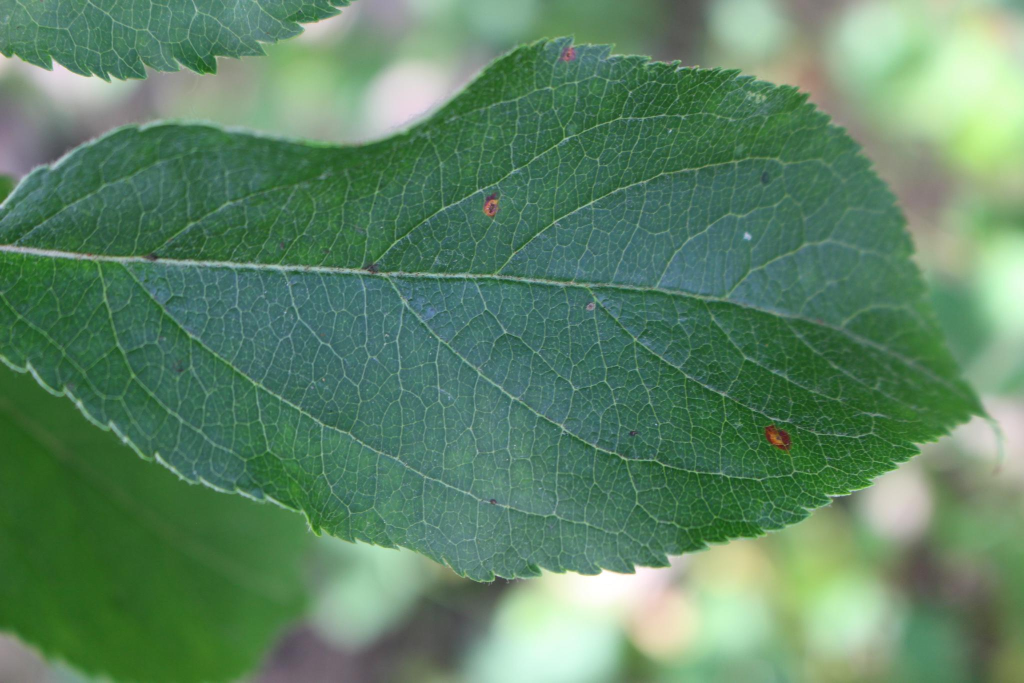
#> input picture DataSet/images/Test_10.jpg, 2048 x 1365 px (shown at 1/2 size)
$ python -i backend.py   (imports and definitions only)
#> lines starting #> are read from the running program, lines starting #| are printed output that depends on the picture; after the words box and inside, x2 and y2 are one past the last pixel; in counts of white or black regions, pixels touching at a corner belong together
#> further down, picture is the input picture: shape (1365, 2048, 3); mean B, G, R 101.7, 132.6, 93.9
# IMPORTATION DES BIBLIOTHÈQUES
import sys
from PIL import Image
import numpy as np
import matplotlib.pyplot as plt
import cv2
import os
import joblib
from skimage.feature import hog
from sklearn.decomposition import PCA
from sklearn.preprocessing import StandardScaler
import traceback
# ================================
#  Chargement des modèles pré-entraînés
# ================================

# [3 lines not run here, left out]


# ================================
#  Extraction des caractéristiques HOG
# ================================
# [17 lines left out: function generer_vecteur_hog, not called in this run]

# ================================
#  Création d’une fonction pour detecter les zones non végétatives
# ================================
def detecter_non_vegetation(image_bgr):
    # 1. Conversion en niveaux de gris
    img_gray = cv2.cvtColor(image_bgr, cv2.COLOR_BGR2GRAY)
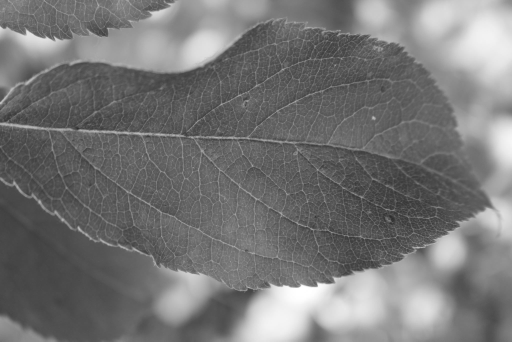
#> img_gray: shape (1365, 2048) (shown at 1/4 size); min 38, max 255, mean 117.5
     # 2. Convertir l’image de l’espace BGR à l’espace HSV
    img_hsv = cv2.cvtColor(image_bgr, cv2.COLOR_BGR2HSV)
#> img_hsv: shape (1365, 2048, 3); mean H, S, V 66.1, 93.1, 133.2
     # 3. Définir la plage des couleurs vertes
    vert_min = np.array([25, 40, 40])
    vert_max = np.array([100, 255, 255])
     # 4. Créer un masque pour isoler les zones vertes
    masque_vert = cv2.inRange(img_hsv, vert_min, vert_max)
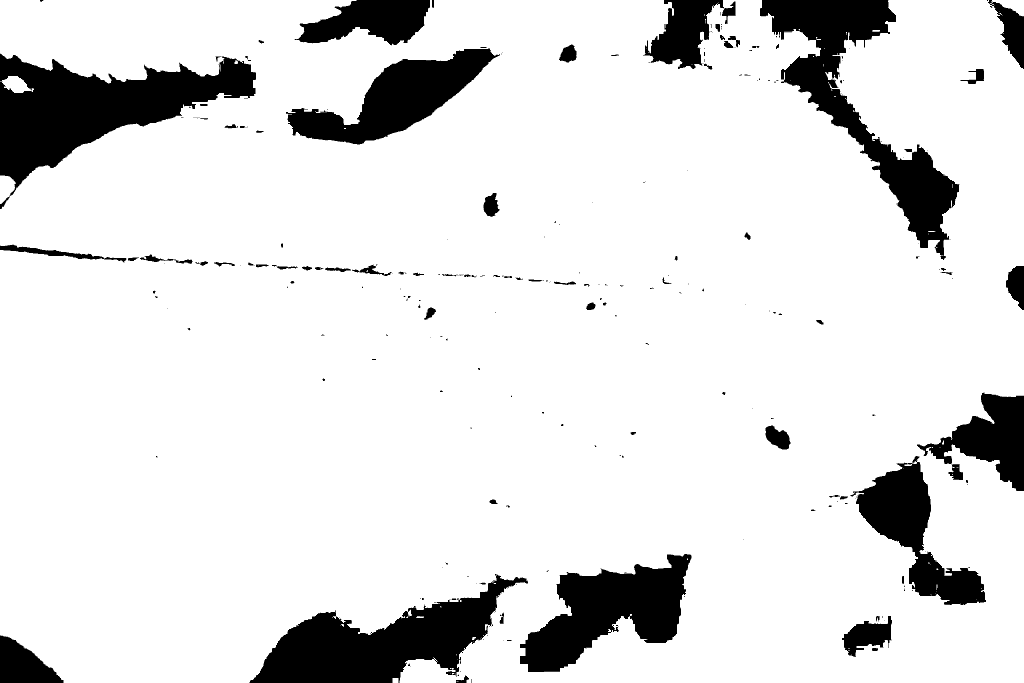
#> masque_vert: shape (1365, 2048) (shown at 1/2 size); 87.6% white; 279 black regions (191 under 20 px), largest, box (x1, y1, x2, y2) and area: (0, 107, 512, 393) 62569, (1520, 0, 1919, 520) 52127, (500, 1148, 1056, 1365) 51578
     # 5. Inverser le masque pour obtenir les zones non vertes
    masque_non_vert = cv2.bitwise_not(masque_vert)
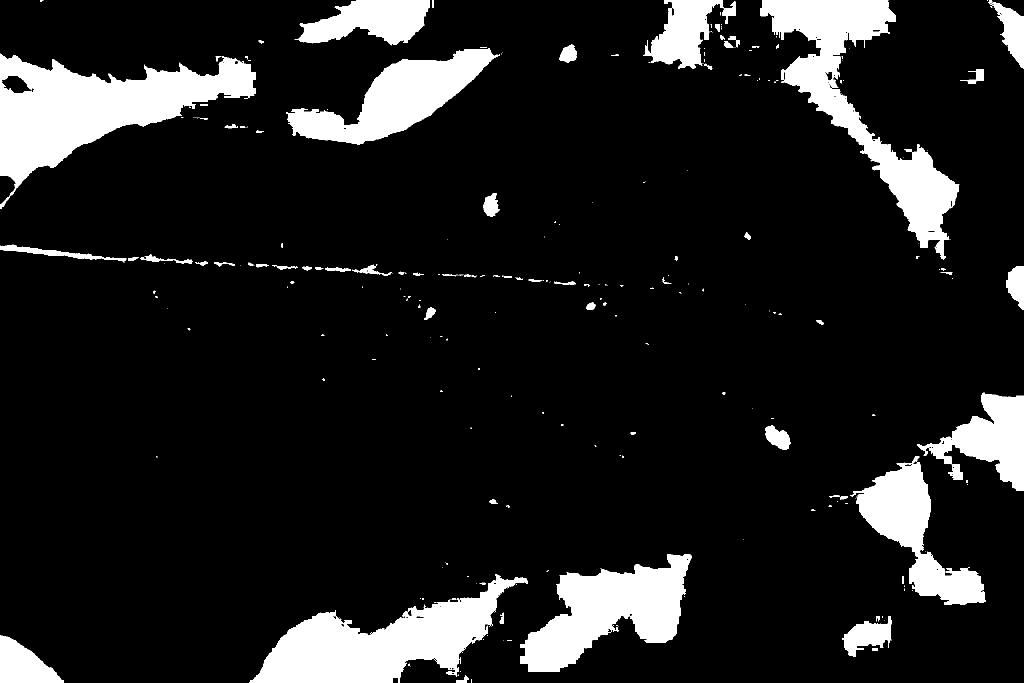
#> masque_non_vert: shape (1365, 2048) (shown at 1/2 size); 12.4% white; 279 white regions (191 under 20 px), largest, box (x1, y1, x2, y2) and area: (0, 107, 512, 393) 62569, (1520, 0, 1919, 520) 52127, (500, 1148, 1056, 1365) 51578
     # 6. Appliquer le masque sur l’image originale
    image_masquee = cv2.bitwise_and(image_bgr, image_bgr, mask=masque_non_vert)
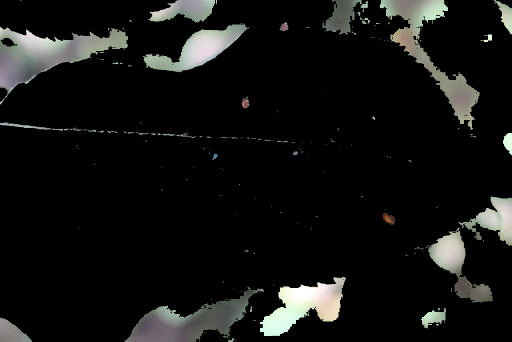
#> image_masquee: shape (1365, 2048, 3) (shown at 1/4 size); mean B, G, R 18.6, 19.9, 19.3
    # 7. Inverser l’image masquée
    image_masquee_inversee = cv2.bitwise_not(image_masquee)
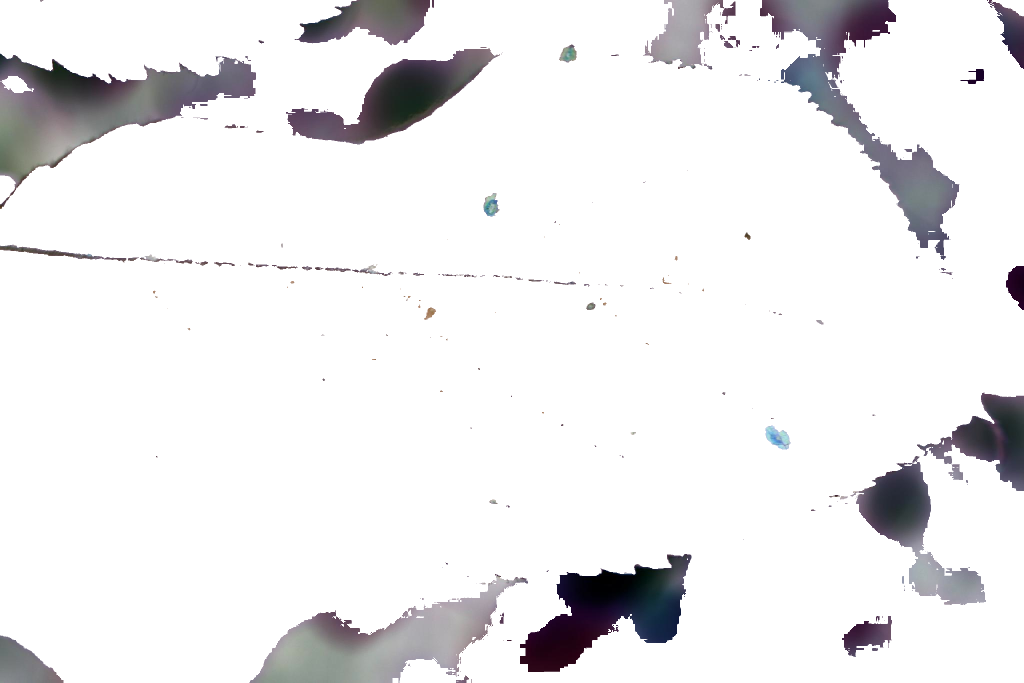
#> image_masquee_inversee: shape (1365, 2048, 3) (shown at 1/2 size); mean B, G, R 236.4, 235.1, 235.7
    return {

        "Image masquée": image_masquee,
        "Identification de zones non végétatives": image_masquee_inversee
    }

# ================================
#  Identification des zones suspectes malades (brun, rouge, jaune)
# ================================
# [43 lines left out: functions detecter_zones_malades, predict_health_feuille, not called in this run]

>>> import cv2
>>> picture = cv2.imread('../DataSet/images/Test_10.jpg')
>>> result = detecter_non_vegetation(picture)
#> result = 2 items

$ run again, on DataSet/images/Test_1045.jpg
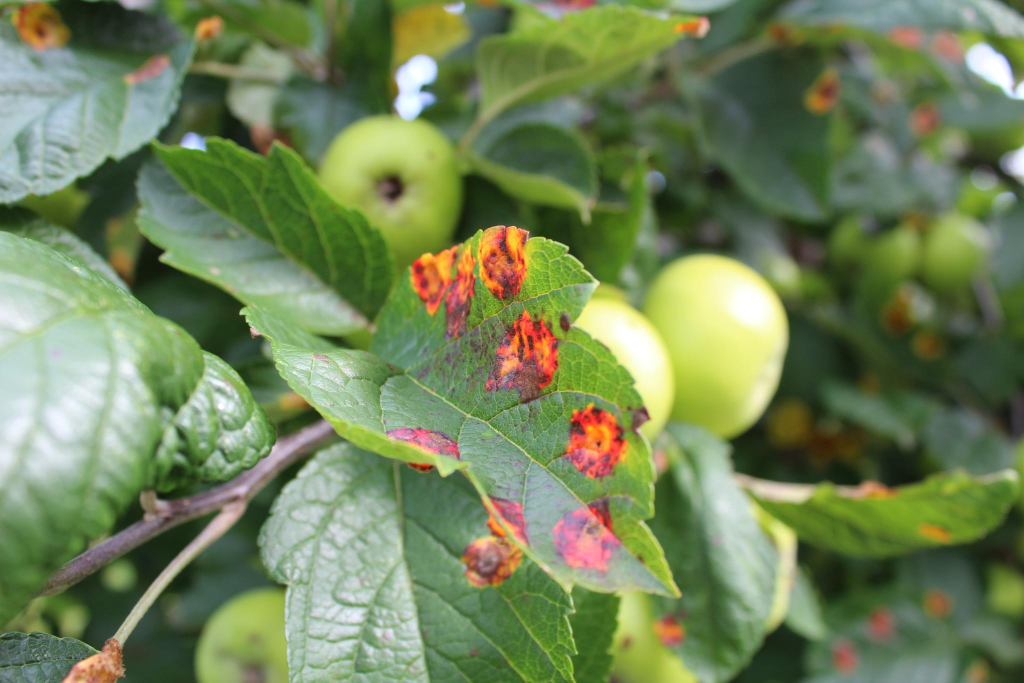
#> input picture DataSet/images/Test_1045.jpg, 2048 x 1365 px (shown at 1/2 size)
#> picture is the input picture: shape (1365, 2048, 3); mean B, G, R 88.6, 131.5, 113.9
#> img_hsv: shape (1365, 2048, 3); mean H, S, V 52.4, 99.8, 135.9
#> in detecter_non_vegetation, `masque_vert = cv2.inRange(img_hsv, vert_min, vert_max)`:
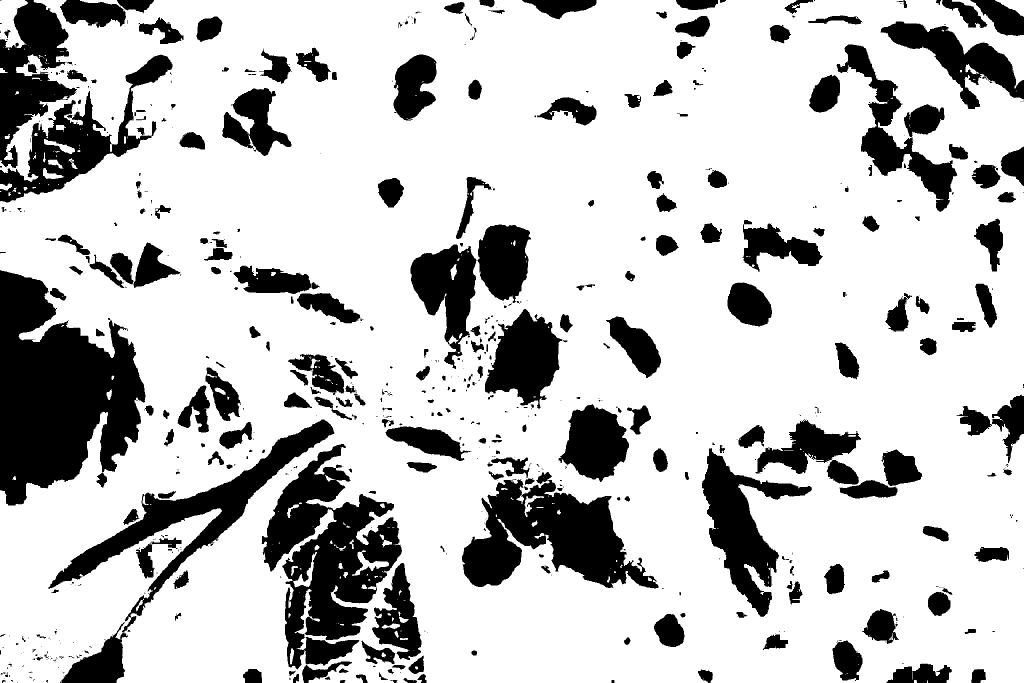
#> masque_vert: shape (1365, 2048) (shown at 1/2 size); 77% white; 697 black regions (403 under 20 px), largest, box (x1, y1, x2, y2) and area: (0, 540, 292, 1011) 86257, (523, 888, 804, 1339) 61218, (924, 944, 1317, 1177) 45188
#> in detecter_non_vegetation, `image_masquee_inversee = cv2.bitwise_not(image_masquee)`:
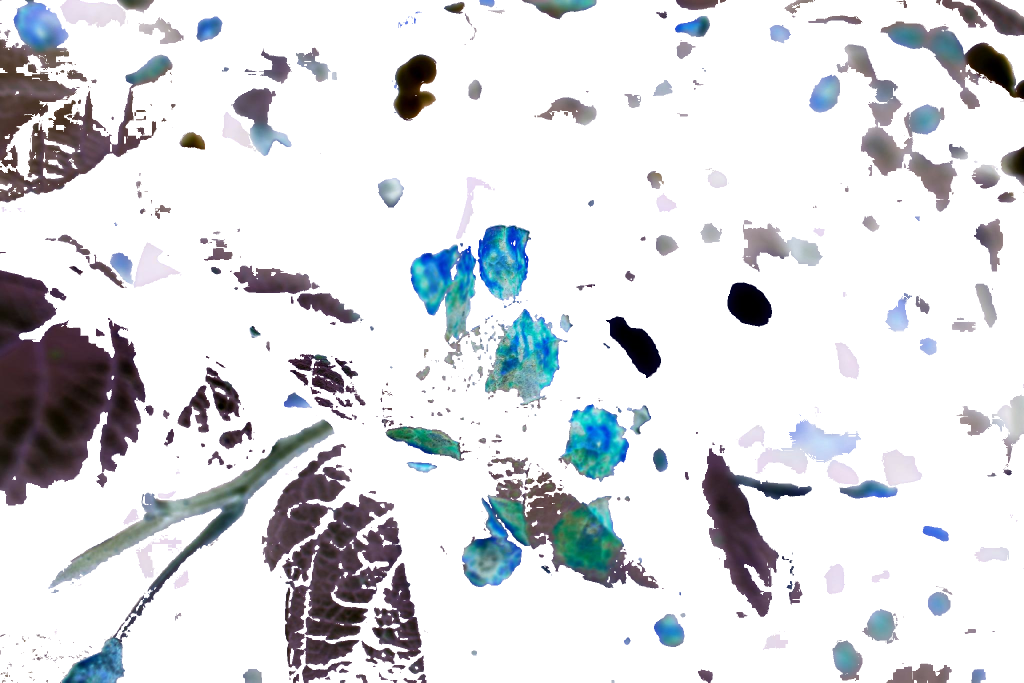
#> image_masquee_inversee: shape (1365, 2048, 3) (shown at 1/2 size); mean B, G, R 222.8, 219.5, 217.9
#> result = 2 items

$ run again, on DataSet/images/Test_1048.jpg
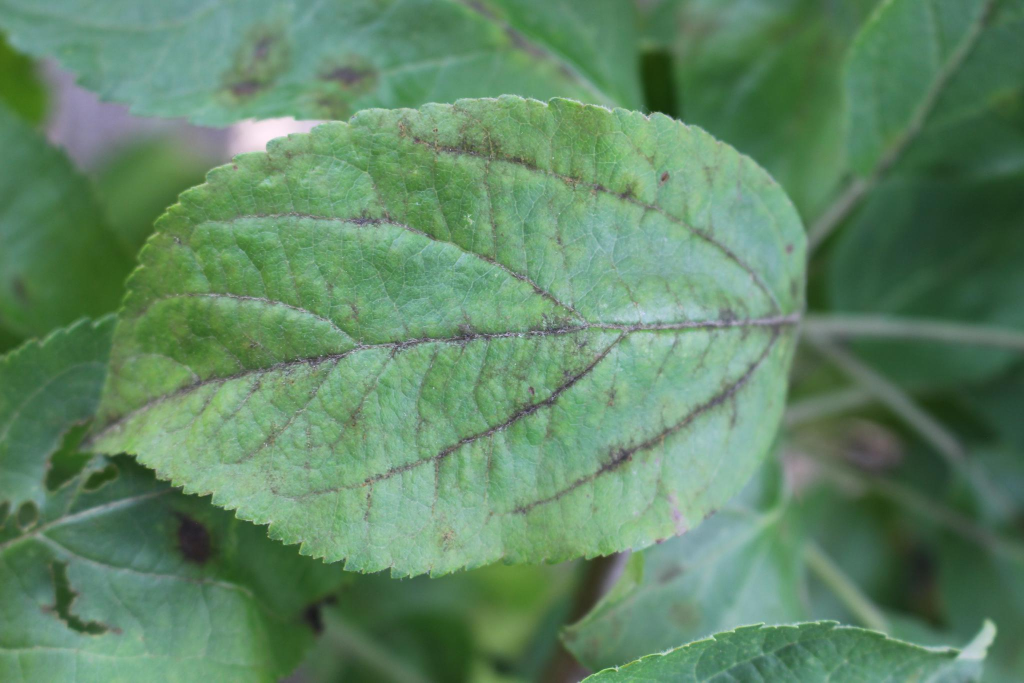
#> input picture DataSet/images/Test_1048.jpg, 2048 x 1365 px (shown at 1/2 size)
#> picture is the input picture: shape (1365, 2048, 3); mean B, G, R 101.7, 134.8, 96
#> img_hsv: shape (1365, 2048, 3); mean H, S, V 65.4, 84.8, 135.1
#> in detecter_non_vegetation, `masque_vert = cv2.inRange(img_hsv, vert_min, vert_max)`:
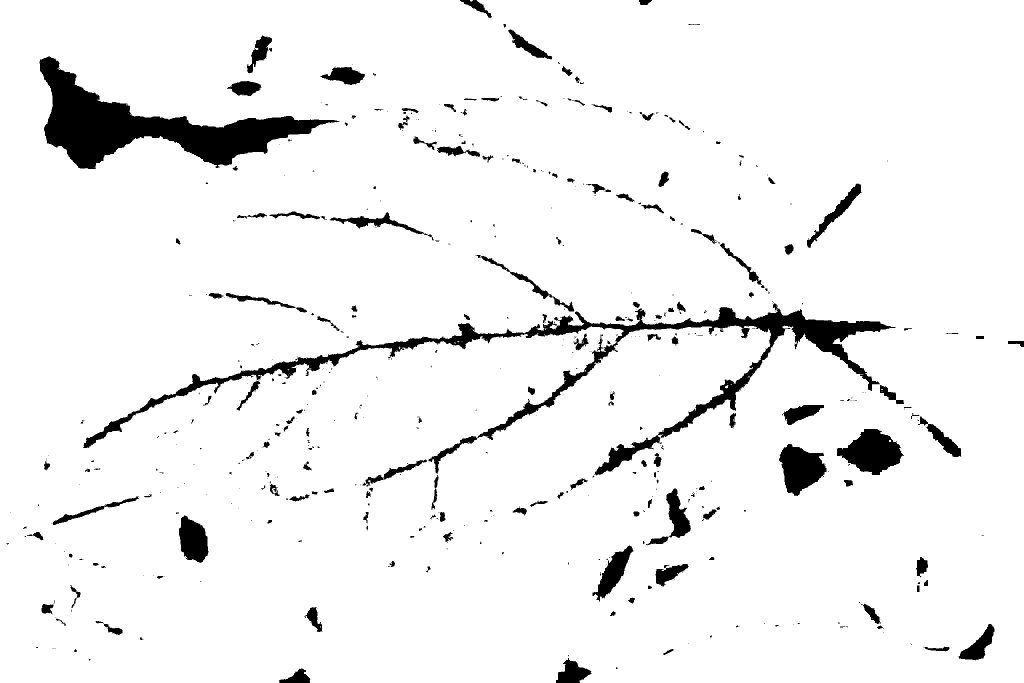
#> masque_vert: shape (1365, 2048) (shown at 1/2 size); 94.2% white; 575 black regions (383 under 20 px), largest, box (x1, y1, x2, y2) and area: (166, 607, 1791, 951) 45514, (79, 113, 678, 338) 43040, (1674, 858, 1808, 950) 7387
#> in detecter_non_vegetation, `image_masquee_inversee = cv2.bitwise_not(image_masquee)`:
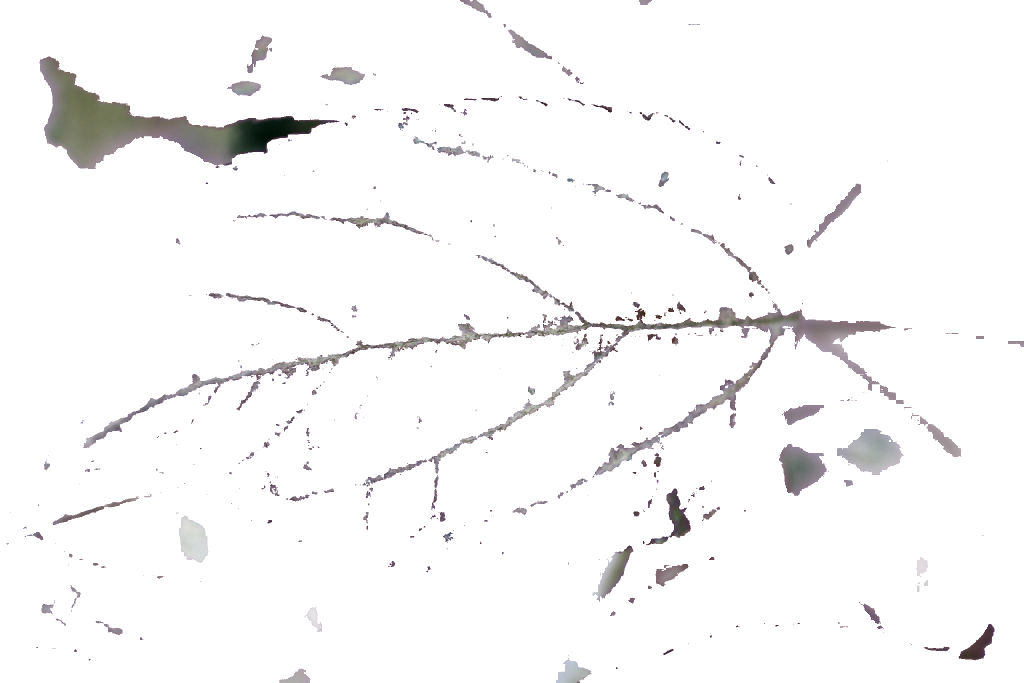
#> image_masquee_inversee: shape (1365, 2048, 3) (shown at 1/2 size); mean B, G, R 247.5, 247.3, 247.8
#> result = 2 items
